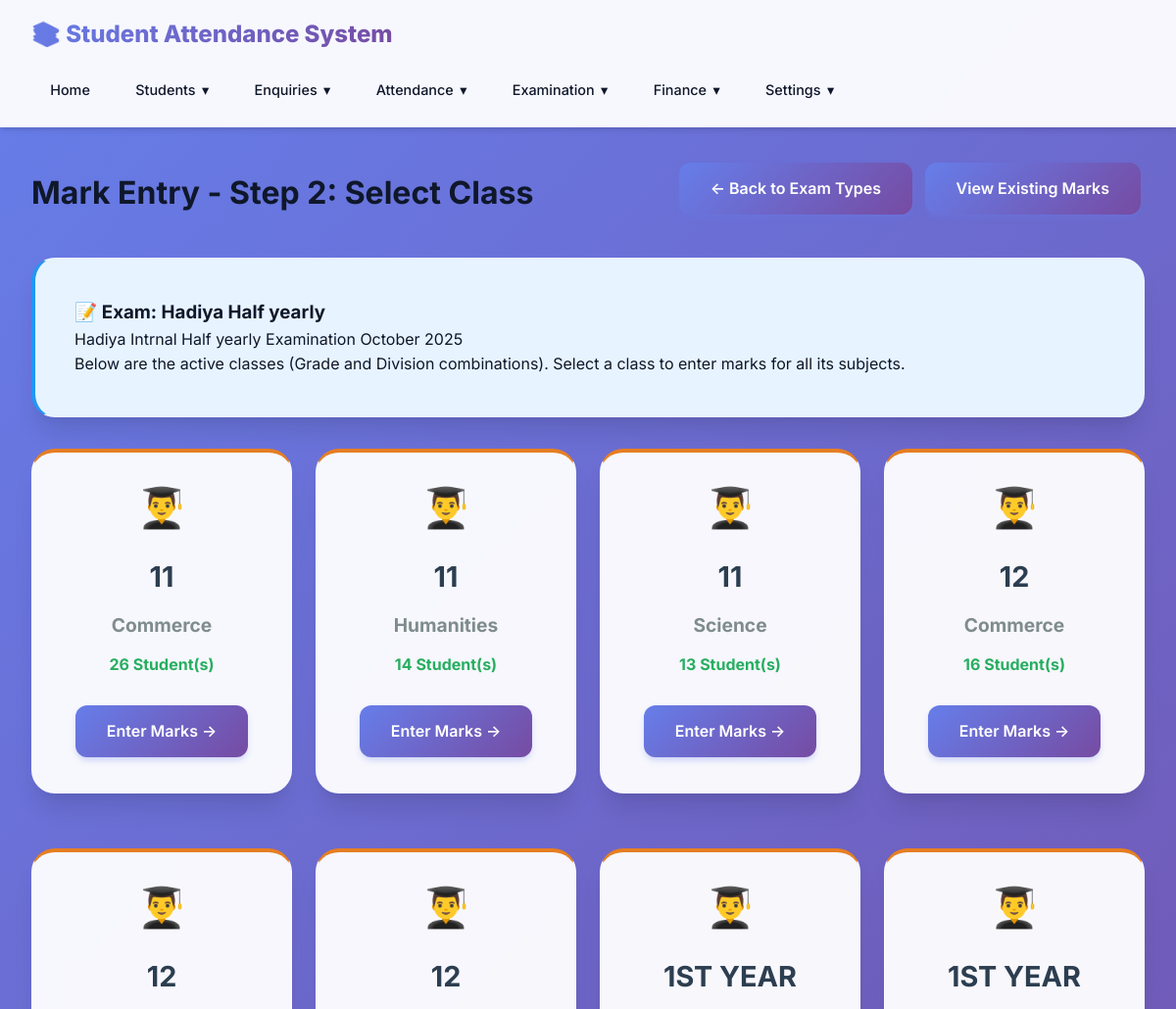
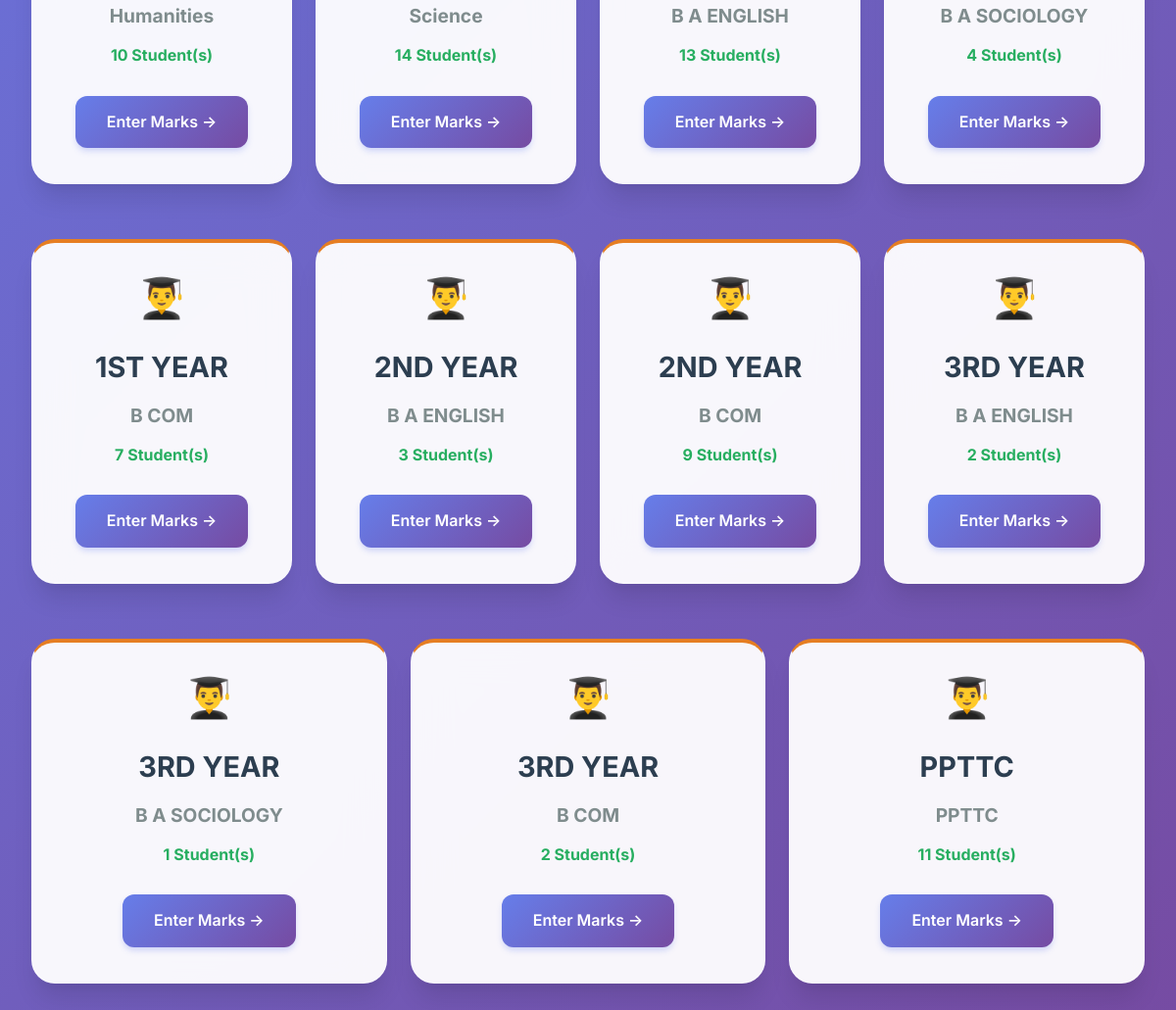
Page /marks/entry/1/ on the committed database (2 pictures, top to bottom).
### students/models.py (models this page shows, shortened)
class ExamType(models.Model):
    SUBJECT_TYPE_CHOICES = [
        ('all', 'All Subjects'),
        ('hadiya', 'Hadiya (Islamic)'),
        ('division', 'Division Specific'),
    ]
    name = models.CharField(max_length=100, unique=True)
    description = models.TextField(blank=True)
    subject_type = models.CharField(max_length=20, choices=SUBJECT_TYPE_CHOICES, default='all', help_text="Filter subjects shown during mark entry for this exam")
    order = models.PositiveIntegerField(default=0, help_text="Order for display")
    class Meta:
        ordering = ['order', 'name']

class Enrollment(models.Model):
    student = models.ForeignKey(Student, on_delete=models.CASCADE, related_name='enrollments')
    academic_year = models.ForeignKey(AcademicYear, on_delete=models.CASCADE, related_name='enrollments')
    grade = models.CharField(max_length=50, help_text="Grade/Year for this session (e.g., 11, 12, 1st Year)")
    division = models.ForeignKey(Division, on_delete=models.SET_NULL, null=True, blank=True)
    room = models.ForeignKey(Room, on_delete=models.SET_NULL, null=True, blank=True)
    created_at = models.DateTimeField(auto_now_add=True)
    updated_at = models.DateTimeField(auto_now=True)
    class Meta:
        ordering = ['-academic_year__name', 'grade', 'division', 'student__last_name']
        unique_together = [['student', 'academic_year']]

class Division(models.Model):
    name = models.CharField(max_length=100, unique=True)
    description = models.TextField(blank=True)
    class Meta:
        ordering = ['name']

### students/views.py (the view)
# urls.py: path('marks/entry/<int:exam_type_id>/', views.mark_entry_step2, name='mark_entry_step2'),
def mark_entry_step2(request, exam_type_id):
    exam_type = get_object_or_404(ExamType, id=exam_type_id)
    active_year = AcademicYear.objects.filter(is_active=True).first()
    enrollments = Enrollment.objects.filter(academic_year=active_year, student__is_active=True).select_related('division')
    classes_dict = {}
    for enrollment in enrollments:
        grade = enrollment.grade
        div_id = enrollment.division_id
        div_name = enrollment.division.name if enrollment.division else None
        key = f"{grade}_{div_id or 'none'}"
        if key not in classes_dict:
            classes_dict[key] = {
                'grade': grade,
                'division_id': div_id,
                'division_name': div_name,
                'student_count': 0
            }
        classes_dict[key]['student_count'] += 1
    def class_sort_key(c):
        grade = c['grade']
        grade_val = (0, int(grade)) if grade.isdigit() else (1, grade.lower())
        div_val = c['division_name'].lower() if c['division_name'] else ''
        return (grade_val, div_val)
    classes = sorted(classes_dict.values(), key=class_sort_key)
    return render(request, 'students/mark_entry_step2.html', {
        'exam_type': exam_type,
        'classes': classes
    })

### students/templates/students/mark_entry_step2.html (shortened to what this page needs)
{% extends 'students/base.html' %}
{% load students_extras %}
{% block content %}
<div class="header-container" style="display: flex; justify-content: space-between; align-items: center; margin-bottom: 2rem;">
    <h1>Mark Entry - Step 2: Select Class</h1>
    <div>
        <a href="{% url 'students:mark_entry' %}" class="btn" style="background-color: #6c757d;">&larr; Back to Exam Types</a>
        <a href="{% url 'students:mark_entry_list' %}" class="btn">View Existing Marks</a>
    </div>
</div>
<div class="card" style="background-color: #e7f3ff; border-left: 4px solid #2196F3; margin-bottom: 2rem;">
    <h3 style="margin-top: 0;">📝 Exam: {{ exam_type.name }}</h3>
    {% if exam_type.description %}
    <p>{{ exam_type.description }}</p>
    {% endif %}
    <p style="margin-bottom: 0;">Below are the active classes (Grade and Division combinations). Select a class to enter marks for all its subjects.</p>
</div>
<div class="row" style="display: flex; flex-wrap: wrap; gap: 1.5rem; margin-top: 1rem;">
    {% if classes %}
        {% url 'students:mark_entry_step3' exam_type.id as mark_entry_url %}
        {% for cls in classes %}
        <div class="card" style="flex: 1 1 250px; padding: 1.5rem; text-align: center; border-top: 4px solid #e67e22; transition: transform 0.2s, box-shadow 0.2s; cursor: pointer;"
             onmouseover="this.style.transform='translateY(-5px)'; this.style.boxShadow='0 10px 20px rgba(0,0,0,0.1)'"
             onmouseout="this.style.transform='none'; this.style.boxShadow='0 2px 5px rgba(0,0,0,0.05)'"
             onclick="window.location.href='{{ mark_entry_url }}?grade={{ cls.grade|urlencode }}{% if cls.division_id %}&amp;division_id={{ cls.division_id }}{% endif %}'">
            <div style="font-size: 2.5rem; margin-bottom: 1rem;">👨‍🎓</div>
            <h2 style="margin-top: 0; color: #2c3e50; font-size: 1.8rem; margin-bottom: 0.5rem;">
                {{ cls.grade }}
                {% if cls.division_name %}
                <br><span style="font-size: 1.2rem; color: #7f8c8d;">{{ cls.division_name }}</span>
                {% endif %}
            </h2>
            <p style="color: #27ae60; font-weight: bold; margin-bottom: 1.5rem;">{{ cls.student_count }} Student(s)</p>
            <span class="btn btn-warning" style="display: inline-block; background-color: #e67e22; color: white;">Enter Marks &rarr;</span>
        </div>
        {% endfor %}
    {% endif %}
</div>
{% endblock %}

### students/templates/students/base.html (style rules this page uses)
* { margin: 0; padding: 0; box-sizing: border-box; }
:root { --primary: #6366f1; --primary-dark: #4f46e5; --primary-light: #818cf8; --secondary: #ec4899; --accent: #8b5cf6; --success: #10b981; --danger: #ef4444; --warning: #f59e0b; --dark: #0f172a; --dark-secondary: #1e293b; --light: #f8fafc; --gray: #64748b; --border: #e2e8f0; --shadow: rgba(0, 0, 0, 0.1); --gradient-1: linear-gradient(135deg, #667eea 0%, #764ba2 100%); --gradient-2: linear-gradient(135deg, #f093fb 0%, #f5576c 100%); --gradient-3: linear-gradient(135deg, #4facfe 0%, #00f2fe 100%); --gradient-4: linear-gradient(135deg, #43e97b 0%, #38f9d7 100%); }
body { font-family: 'Inter', -apple-system, BlinkMacSystemFont, 'Segoe UI', Roboto, sans-serif; background: linear-gradient(135deg, #667eea 0%, #764ba2 100%); color: var(--dark); min-height: 100vh; line-height: 1.6; }
.card { background: rgba(255, 255, 255, 0.95); backdrop-filter: blur(20px); border-radius: 24px; padding: 2.5rem; margin-bottom: 2rem; box-shadow: 0 20px 25px -5px rgba(0, 0, 0, 0.1), 0 10px 10px -5px rgba(0, 0, 0, 0.04); border: 1px solid rgba(255, 255, 255, 0.3); transition: all 0.3s cubic-bezier(0.4, 0, 0.2, 1); }
.btn { display: inline-block; padding: 0.875rem 2rem; background: var(--gradient-1); color: white; text-decoration: none; border-radius: 12px; border: none; cursor: pointer; transition: all 0.3s cubic-bezier(0.4, 0, 0.2, 1); font-size: 1rem; font-weight: 600; margin: 0.25rem; position: relative; overflow: hidden; box-shadow: 0 4px 6px -1px rgba(102, 126, 234, 0.3); }
.btn::before { content: ''; position: absolute; top: 50%; left: 50%; width: 0; height: 0; border-radius: 50%; background: rgba(255, 255, 255, 0.2); transform: translate(-50%, -50%); transition: width 0.6s, height 0.6s; }

### rows in the picture
ExamType: name "Hadiya Half yearly", description "Hadiya Intrnal Half yearly Examination October 2025"
Enrollment: grade "11"
Division: division_name "Commerce" "Commerce"
Enrollment: grade "11"
Division: division_name "Humanities" "Humanities"
Enrollment: grade "11"
Division: division_name "Science" "Science"
Enrollment: grade "12"
Enrollment: grade "12"
Enrollment: grade "12"
Enrollment: grade "1ST YEAR"
Division: division_name "B A ENGLISH" "B A ENGLISH" "B A ENGLISH"
Enrollment: grade "1ST YEAR"
Division: division_name "B A SOCIOLOGY" "B A SOCIOLOGY"
Enrollment: grade "1ST YEAR"
Division: division_name "B COM" "B COM" "B COM"
Enrollment: grade "2ND YEAR"
Enrollment: grade "2ND YEAR"
Enrollment: grade "3RD YEAR"
Enrollment: grade "3RD YEAR"
Enrollment: grade "3RD YEAR"
Enrollment: grade "PPTTC"
Division: division_name "PPTTC"

### other values in the picture
{{ cls.student_count }} "26" "14" "13" "16" "10" "14" "13" "4" "7" "3" "9" "2" "1" "2" "11"
